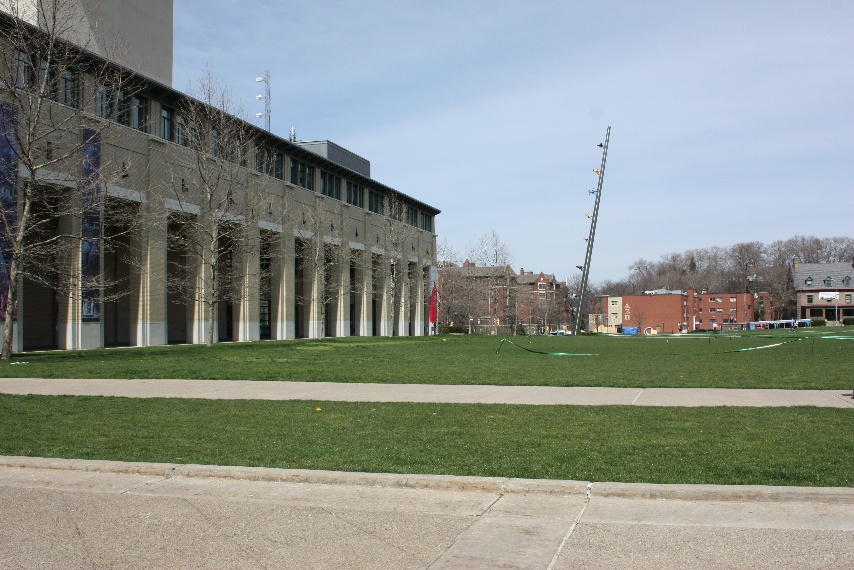
#> input picture imgs/panorama/IMG_7313.JPG, 854 x 570 px; its folder holds 4 pictures in this run
$ jupyter execute 'Panorama Stitching.ipynb'   (shell and % lines are left out)   (older library calls are emulated)
#> lines starting #> are read from the running program, lines starting #| are printed output that depends on the picture
[cell 1]
# Import matplotlib to display images
import matplotlib.pyplot as plt
# Set the default size of the figures to be
# width 15.0 and height 13.0 units.
plt.rcParams['figure.figsize'] = (15.0, 13.0)

# Import NumPy in order to execute array operations efficiently.
import numpy as np

# Enable the OpenCV 3 module. The module name is not changed to
# cv3 yet which could be quite confusing sometimes.
import cv2

# This is a helper function which displays an OpenCV image
def display(img):
    # OpenCV stores images in B G R sequence, so we need
    # to explicitly convert it to R G B in order to plot
    # with matplotlib
    img = cv2.cvtColor(img, cv2.COLOR_BGR2RGB)
    plt.imshow(img)

[cell 2]
# The images in this tutorial are downloaded from:
# https://guillaume.segu.in/blog/photo/208/autostitching/

from os import walk

path = "./imgs/panorama/"
files = []
for (dirpath, dirnames, filenames) in walk(path):
    files.extend(filenames)
    break
files.sort()

images = [cv2.imread(path + f) for f in files]
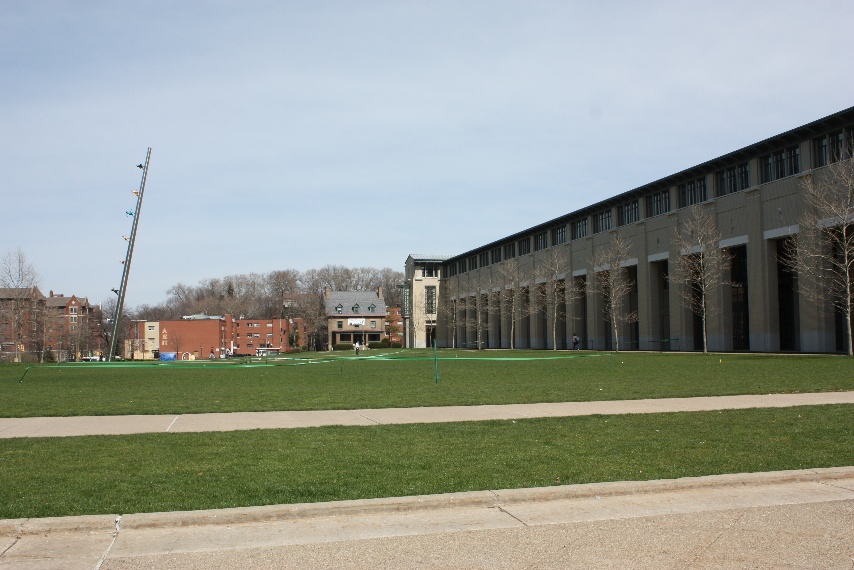
#> input picture imgs/panorama/IMG_7315.JPG, 854 x 570 px
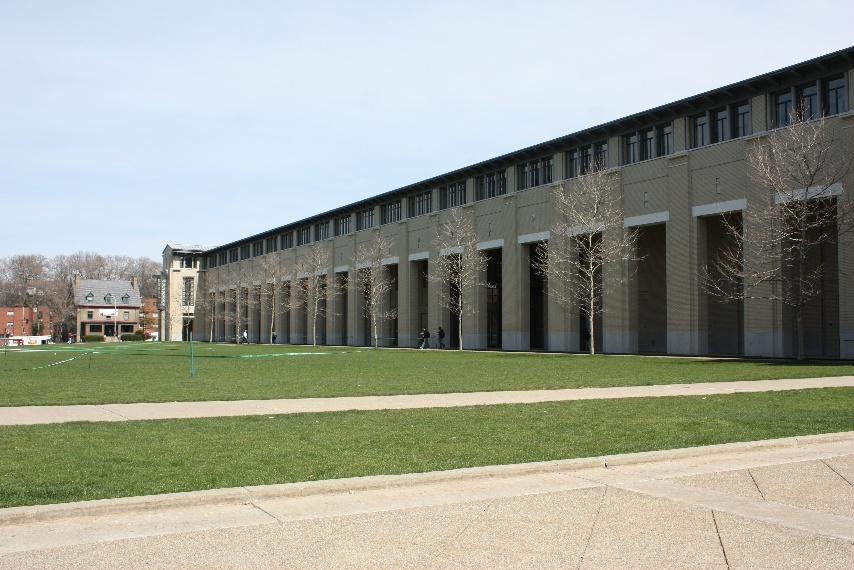
#> input picture imgs/panorama/IMG_7318.JPG, 854 x 570 px
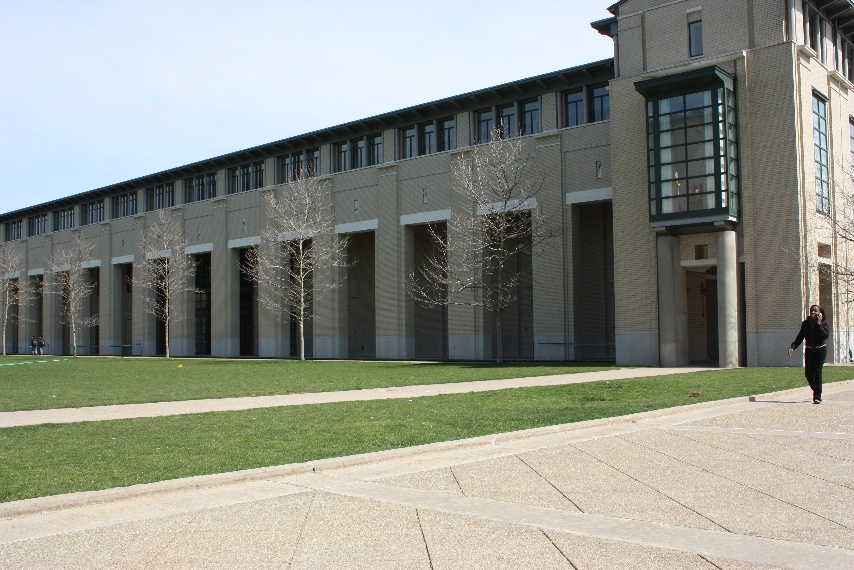
#> input picture imgs/panorama/IMG_7322.JPG, 854 x 570 px
#> images = 4 items

for i in range(4):
    plt.subplot(1, 4, i + 1)
    display(images[i])
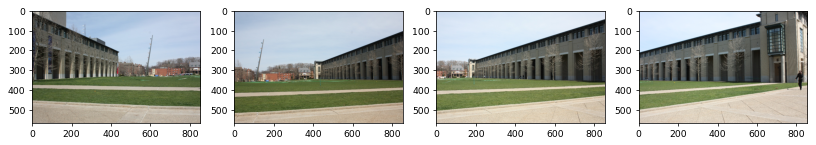
#> figure drawn by matplotlib, 4 panels

[cell 3]
orb = cv2.ORB(nfeatures = 1000)

kp0, des0 = orb.detectAndCompute(images[0], None)
#> kp0 = 1000 keypoints; strongest (x, y, size): (796, 322, 31), (799, 324, 31), (438, 211, 37.2), (696, 322, 31)
kp1, des1 = orb.detectAndCompute(images[1], None)
#> kp1 = 1000 keypoints; strongest (x, y, size): (356, 343, 31), (357, 346, 31), (234, 347, 31), (234, 350, 31)

# create BFMatcher object
bf = cv2.BFMatcher(cv2.NORM_HAMMING, crossCheck=True)
# Match descriptors.
matches = bf.match(des0,des1)
#> matches = 328 matches
# Sort them in the order of their distance.
matches = sorted(matches, key = lambda x:x.distance)

pts0 = np.float32([kp0[m.queryIdx].pt for m in matches[:100]]).reshape(-1, 1, 2)
#> pts0 = 100 rows, first 8: [646.8, 291.6], [619.2, 298.1], [616, 301], [550.8, 283.2], [616, 304], [609.6, 298.6], [572.3, 293.6], [581.8, 263.5]
pts1 = np.float32([kp0[m.trainIdx].pt for m in matches[:100]]).reshape(-1, 1, 2)
#> pts1 = 100 rows, first 8: [432, 331.2], [796.3, 322.6], [735, 319], [429.1, 230.4], [731, 318], [370.8, 176.7], [768.9, 326], [770.4, 324]

H, _ = cv2.findHomography(pts1, pts0)
#> H = [[-2.17, 2.57, 594.4], [-1.01, 1.16, 291.9], [-0.00356, 0.00416, 1]]

dsize = images[1].shape[:2]
#> dsize = (570, 854)
display(cv2.warpPerspective(images[1],H,dsize))
#> in display (call 5), `img = cv2.cvtColor(img, cv2.COLOR_BGR2RGB)`:
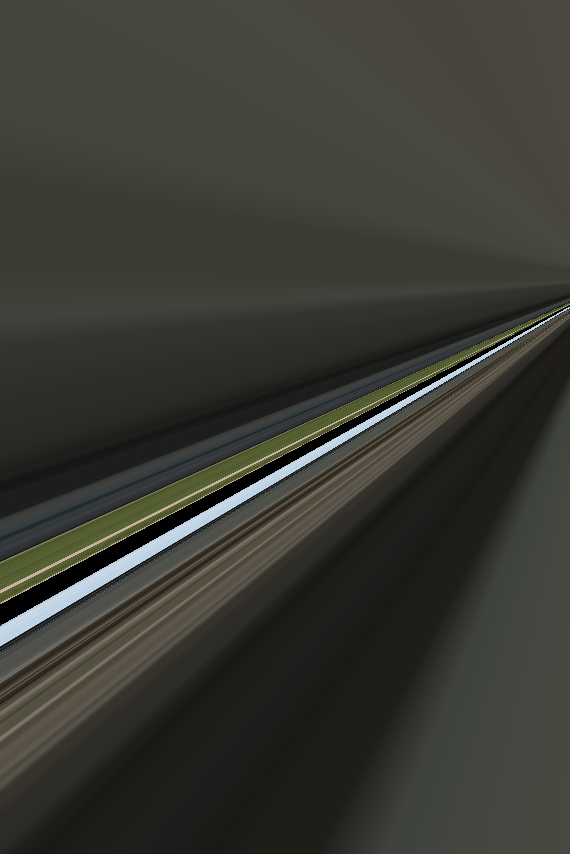
#> img: shape (854, 570, 3); mean R, G, B 57.9, 57.9, 50.7

print(H)
#| [[-2.16665187e+00  2.57345996e+00  5.94393885e+02]
#|  [-1.01356134e+00  1.15939983e+00  2.91937235e+02]
#|  [-3.56420186e-03  4.16136681e-03  1.00000000e+00]]

#pts1 = [kp1[i].pt for i in [x.trainIdx for x in matches[:10]]]

#display(cv2.drawMatches(images[0],kp0,images[1],kp1,matches[:10], flags=2))
#display(cv2.drawKeypoints(images[0],kp,color=(0,255,0), flags=0))
